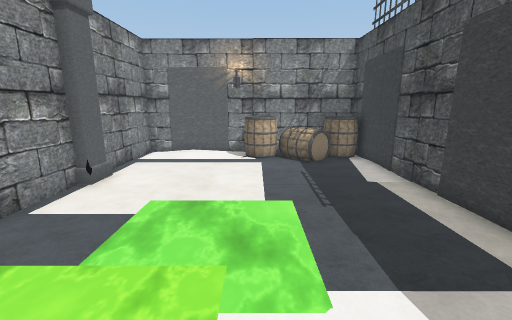
[1] (above)

13 first-person views from a walk through a Unity game level. The camera is 1.4 m above the floor, tilts 12° down and sees 90° across. Doors are open. The floor is counted in squares, 0.59 m on a side. Each view is taken from the middle of a square. On the plan, view 1 faces up. The plan holds only what a view shows up to about 17 squares ahead; the rest is blank. The place goes on beyond the plan. The player is left out. Some animated figures are not drawn. Some surface patterns are stand-ins.

[2]
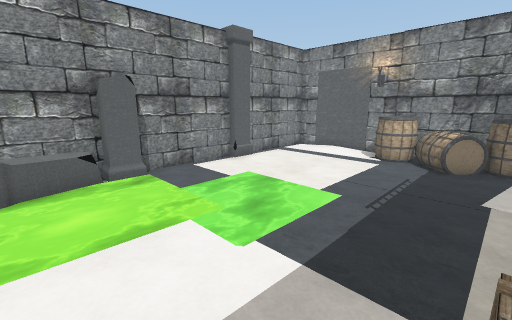

[3]
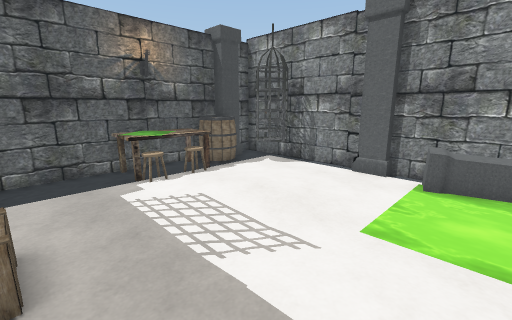

[4]
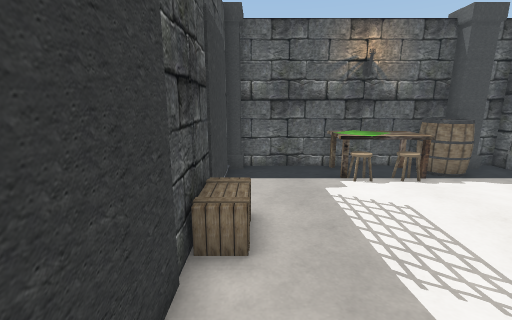

[5]
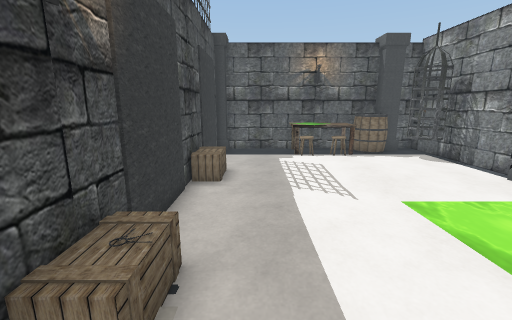

[6]
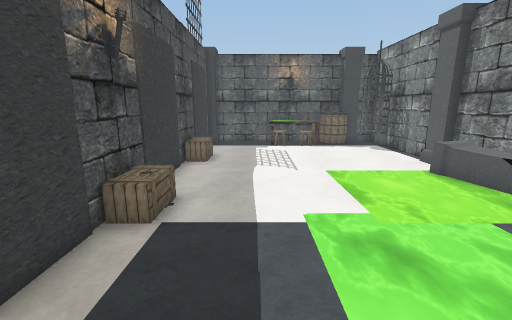

[7]
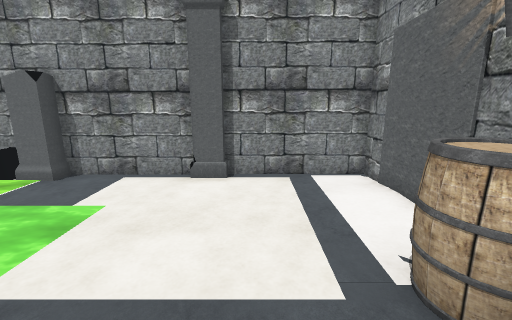

[8]
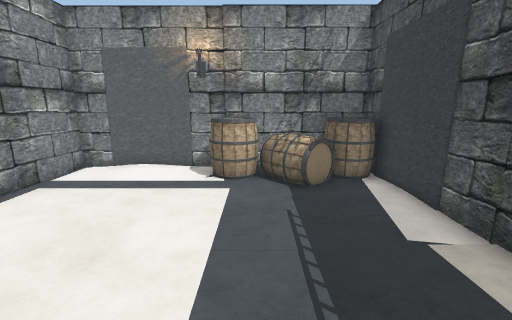

[9]
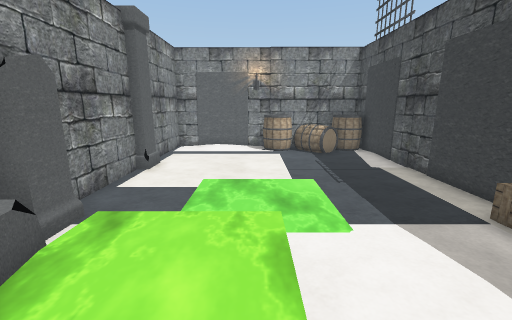

[10]
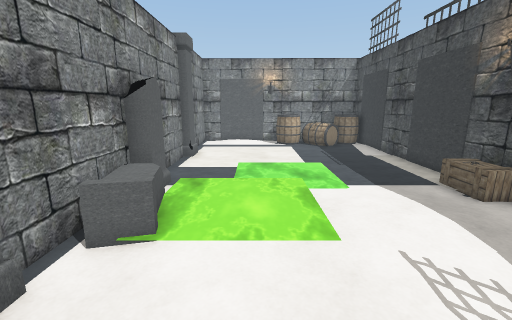

[11]
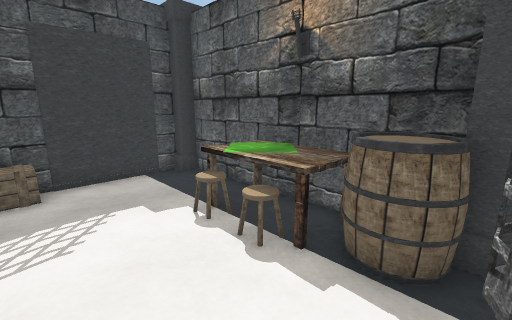

[12]
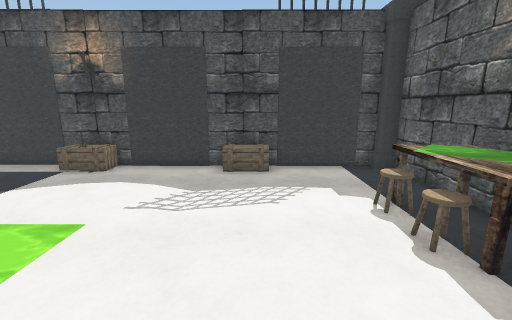

[13]
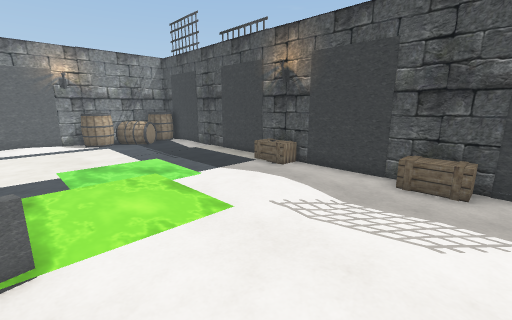

### Floor plan
Points are (right, up) in squares from view 1. A wall is a line through its corners. A room is listed if a view was taken in it or the views show most of it. See-through windows are left out.
Room 1 (views 1, 2, 3, 4, 5, 6, 7, 8, 9, 10, 11, 12, 13)
walls: (5.1, 3.4) (5.1, 13.8) (-5.7, 13.8) (-5.7, 8.9); (-5.7, -3.1) (-5.7, -9.3) (-4.8, -9.3); (-5.7, 8) (-5.7, -1.6); (-0.6, -9.3) (4.6, -9.3); (5.1, -8.8) (5.1, 1.6)
objects: pillar (-6, -2); other object (-6, 2) to (-5, 3); cage (-5, -7) to (-4, -6); other object (-5, -2); other object (-5, -1); hay bale (-5, 14); pillar (-4, -9); barrel (-4, -9) to (-2, -8); table (-2, -9) to (1, -7); barrel (-1, 12) to (1, 13); barrel (2, 11) to (3, 13); barrel (3, 12) to (5, 13); torch (5, 2); other object (5, 3)

Positions as (right, up) in squares from view 1, and headings:
1: (0, 0), facing up
2: (4, 0), facing up-left
3: (4, 1), facing down-left
4: (4, 1), facing down
5: (3, 5), facing down
6: (2, 8), facing down
7: (3, 10), facing left
8: (1, 4), facing up
9: (-1, -2), facing up
10: (-2, -5), facing up
11: (-4, -4), facing down-right
12: (-5, -4), facing right
13: (-4, -5), facing up-right
